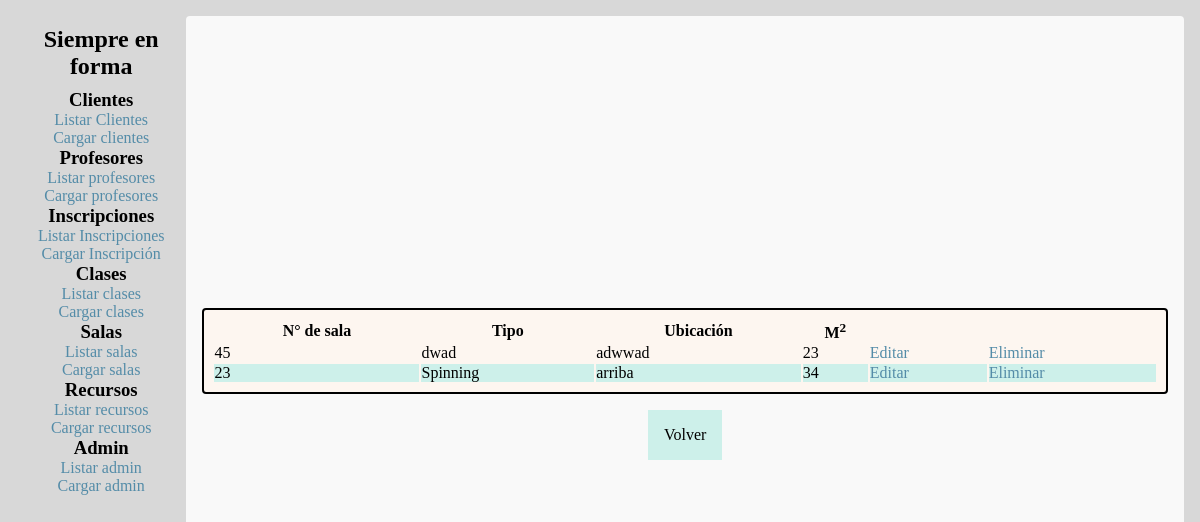
The page /code/salas/listar-salas.php on the database its author committed.
### tables this page shows
CREATE TABLE `salas` (
  `idsala` int(11) NOT NULL,
  `m2` float NOT NULL,
  `ubicacion` varchar(50) NOT NULL,
  `tipo` varchar(20) NOT NULL,
  `num` varchar(3) NOT NULL,
  `eliminado` char(1) NOT NULL DEFAULT '0'
);

### code/salas/listar-salas.php (the view)
<?php
require_once("../conexion.php");
$listaSalasSQL = "SELECT idsala, num, tipo, ubicacion, m2 FROM salas WHERE eliminado = '0';";
$listaSalasConsulta = mysqli_query($link, $listaSalasSQL);
?>
<!DOCTYPE html>
<html lang="es">
<?php include_once("../_header.php"); ?>
<body>
<?php include_once("../_navbar.php"); ?>
    <main>
    <table >
        <thead>
            <tr>
                <th>N° de sala</th>
                <th>Tipo</th>
                <th>Ubicación</th>
                <th>M<sup>2</sup></th>
            </tr>
        </thead>
        <tbody>
            <?php while($sala = mysqli_fetch_assoc($listaSalasConsulta)): ?>
            <tr>
                <td><?= $sala["num"] ?></td>
                <td><?= $sala["tipo"] ?></td>
                <td><?= $sala["ubicacion"] ?></td>
                <td><?= $sala["m2"] ?></td>
                <td><a href="editar-sala.php?id=<?= $sala["idsala"] ?>">Editar</a></td>
                <td><a href="eliminar-sala.php?id=<?= $sala["idsala"] ?>">Eliminar</a></td>
            </tr>
            <?php endwhile; ?>
        </tbody>
    </table>
    <a class="BOTON" href="../index.php">Volver</a>
    </main>
</body>
</html>

### code/css/style.css (style rules this page uses)
:root { --color1:#FDF6F0; --color2:#548CA8; --color3:#F9F9F9; --color4:#CDF0EA; }
* { margin: 0; padding: 0; }
body { background: rgba(200,200,200,70%); display: flex; justify-content: space-between; padding: 1em; }
a { color: var(--color2); text-decoration: none; transition:color 1s; }
.CONTENEDOR,main { border: 3px var(--color4); border-radius: 4px; background-color: var(--color3); padding: 1em; width: 85vw; height: 90vh; display: flex; flex-direction: column; justify-content: center; align-content: center; }
.TABLA, table { background: var(--color1); border: 2px black solid; border-radius: 4px; padding: .5em; overflow: auto; }
tr:nth-child(even) { background-color: var(--color4); }

### code/css/forms.css (style rules this page uses)
.BOTON { margin: 1rem; padding: 1em; align-self: center; text-align: center; background-color: var(--color4); color: black; }

### rows shown on the page
salas: num "45", tipo "dwad", ubicacion "adwwad", m2 "23"
salas: num "23", tipo "Spinning", ubicacion "arriba", m2 "34"
